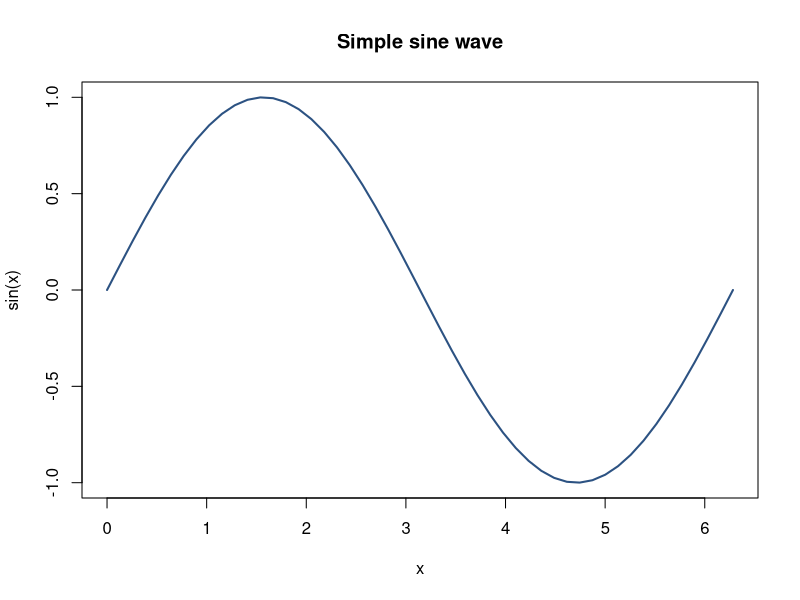

This chart was generated by the following R code:
## ---- chunk 1
#| label: fig-simple-plot
#| fig-cap: "Example plot — replace with your own data and visualization."
#| echo: true

x <- seq(0, 2 * pi, length.out = 50)
y <- sin(x)
plot(x, y, type = "l", col = "#2c5282", lwd = 2,
     xlab = "x", ylab = "sin(x)", main = "Simple sine wave")
